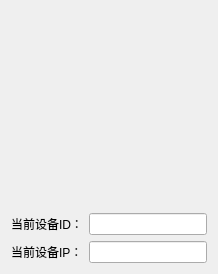
<?xml version="1.0" encoding="UTF-8"?>
<ui version="4.0">
 <class>QrcodeDialog</class>
 <widget class="QDialog" name="QrcodeDialog">
  <property name="windowModality">
   <enum>Qt::NonModal</enum>
  </property>
  <property name="enabled">
   <bool>true</bool>
  </property>
  <property name="minimumSize">
   <size>
    <width>218</width>
    <height>274</height>
   </size>
  </property>
  <property name="maximumSize">
   <size>
    <width>218</width>
    <height>274</height>
   </size>
  </property>
  <property name="windowTitle">
   <string>设备信息</string>
  </property>
  <layout class="QGridLayout" name="gridLayout">
   <item row="0" column="0" colspan="2">
    <widget class="QrcodeGenerate" name="qrcodeWidget" native="true">
     <property name="minimumSize">
      <size>
       <width>200</width>
       <height>200</height>
      </size>
     </property>
     <property name="maximumSize">
      <size>
       <width>200</width>
       <height>200</height>
      </size>
     </property>
    </widget>
   </item>
   <item row="1" column="0">
    <widget class="QLabel" name="label">
     <property name="text">
      <string>当前设备ID：</string>
     </property>
    </widget>
   </item>
   <item row="1" column="1">
    <widget class="QLineEdit" name="edtDeviceId">
     <property name="readOnly">
      <bool>true</bool>
     </property>
    </widget>
   </item>
   <item row="2" column="0">
    <widget class="QLabel" name="label_2">
     <property name="text">
      <string>当前设备IP：</string>
     </property>
    </widget>
   </item>
   <item row="2" column="1">
    <widget class="QLineEdit" name="edtDeviceIp">
     <property name="readOnly">
      <bool>true</bool>
     </property>
    </widget>
   </item>
  </layout>
 </widget>
 <customwidgets>
  <customwidget>
   <class>QrcodeGenerate</class>
   <extends>QWidget</extends>
   <header location="global">qrcodegenerate.h</header>
   <container>1</container>
  </customwidget>
 </customwidgets>
 <resources/>
 <connections/>
</ui>
